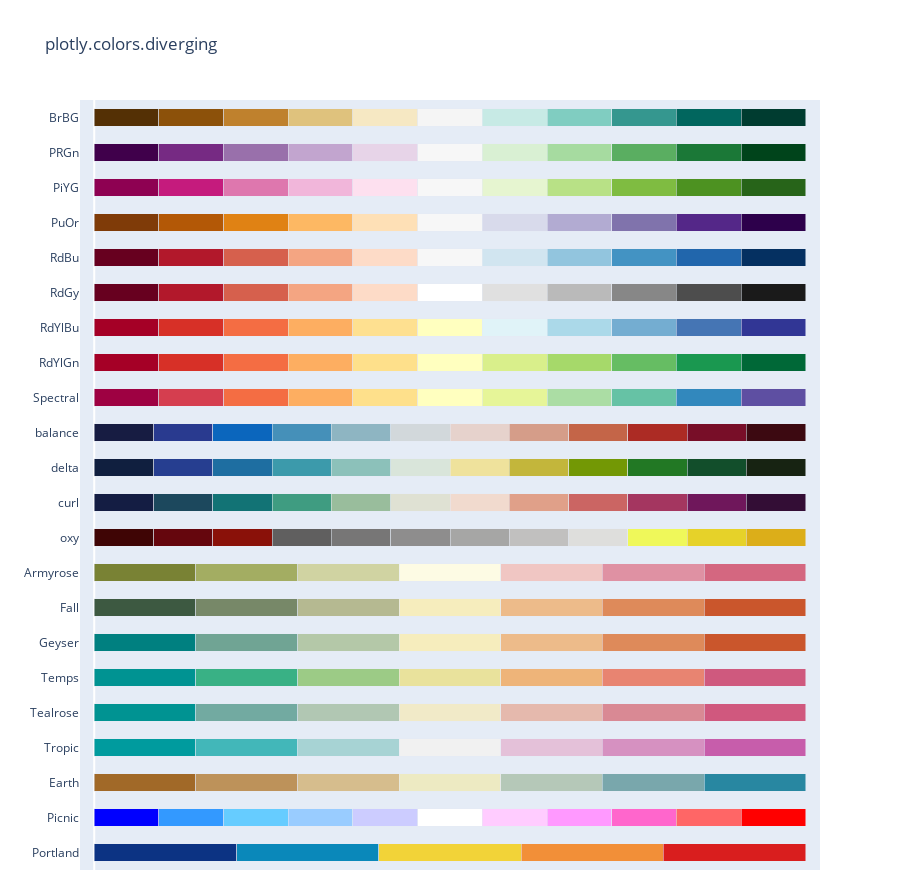

Notebook code for this chart:
### Code cell
# 显示示例颜色
#px.colors.carto.swatches()# 浅色调渐变型
# px.colors.cmocean.swatches()# 全色调渐变型
# px.colors.colorbrewer.swatches()# 全色调区分型
#px.colors.cyclical.swatches()# 全色调区分型
px.colors.diverging.swatches()# 中点过渡区分型
#px.colors.qualitative.swatches()# 无顺序区分型
#px.colors.sequential.swatches()# 顺序区分型

### Figure 1 — Plotly figure (JSON) as saved in the notebook; plotly's stock layout.template omitted (floating-point values rounded to 4 significant figures)
{"data": [{"customdata": [0, 1, 2, 3, 4], "hovertemplate": "%{y}[%{customdata}] = %{marker.color}<extra></extra>", "marker": {"color": ["rgb(12,51,131)", "rgb(10,136,186)", "rgb(242,211,56)", "rgb(242,143,56)", "rgb(217,30,30)"]}, "orientation": "h", "type": "bar", "x": [1, 1, 1, 1, 1], "y": ["Portland", "Portland", "Portland", "Portland", "Portland"]}, {"customdata": [0, 1, 2, 3, 4, 5, 6, 7, 8, 9, 10], "hovertemplate": "%{y}[%{customdata}] = %{marker.color}<extra></extra>", "marker": {"color": ["rgb(0,0,255)", "rgb(51,153,255)", "rgb(102,204,255)", "rgb(153,204,255)", "rgb(204,204,255)", "rgb(255,255,255)", "rgb(255,204,255)", "rgb(255,153,255)", "rgb(255,102,204)", "rgb(255,102,102)", "rgb(255,0,0)"]}, "orientation": "h", "type": "bar", "x": [1, 1, 1, 1, 1, 1, 1, 1, 1, 1, 1], "y": ["Picnic", "Picnic", "Picnic", "Picnic", "Picnic", "Picnic", "Picnic", "Picnic", "Picnic", "Picnic", "Picnic"]}, {"customdata": [0, 1, 2, 3, 4, 5, 6], "hovertemplate": "%{y}[%{customdata}] = %{marker.color}<extra></extra>", "marker": {"color": ["rgb(161, 105, 40)", "rgb(189, 146, 90)", "rgb(214, 189, 141)", "rgb(237, 234, 194)", "rgb(181, 200, 184)", "rgb(121, 167, 172)", "rgb(40, 135, 161)"]}, "orientation": "h", "type": "bar", "x": [1, 1, 1, 1, 1, 1, 1], "y": ["Earth", "Earth", "Earth", "Earth", "Earth", "Earth", "Earth"]}, {"customdata": [0, 1, 2, 3, 4, 5, 6], "hovertemplate": "%{y}[%{customdata}] = %{marker.color}<extra></extra>", "marker": {"color": ["rgb(0, 155, 158)", "rgb(66, 183, 185)", "rgb(167, 211, 212)", "rgb(241, 241, 241)", "rgb(228, 193, 217)", "rgb(214, 145, 193)", "rgb(199, 93, 171)"]}, "orientation": "h", "type": "bar", "x": [1, 1, 1, 1, 1, 1, 1], "y": ["Tropic", "Tropic", "Tropic", "Tropic", "Tropic", "Tropic", "Tropic"]}, {"customdata": [0, 1, 2, 3, 4, 5, 6], "hovertemplate": "%{y}[%{customdata}] = %{marker.color}<extra></extra>", "marker": {"color": ["rgb(0, 147, 146)", "rgb(114, 170, 161)", "rgb(177, 199, 179)", "rgb(241, 234, 200)", "rgb(229, 185, 173)", "rgb(217, 137, 148)", "rgb(208, 88, 126)"]}, "orientation": "h", "type": "bar", "x": [1, 1, 1, 1, 1, 1, 1], "y": ["Tealrose", "Tealrose", "Tealrose", "Tealrose", "Tealrose", "Tealrose", "Tealrose"]}, {"customdata": [0, 1, 2, 3, 4, 5, 6], "hovertemplate": "%{y}[%{customdata}] = %{marker.color}<extra></extra>", "marker": {"color": ["rgb(0, 147, 146)", "rgb(57, 177, 133)", "rgb(156, 203, 134)", "rgb(233, 226, 156)", "rgb(238, 180, 121)", "rgb(232, 132, 113)", "rgb(207, 89, 126)"]}, "orientation": "h", "type": "bar", "x": [1, 1, 1, 1, 1, 1, 1], "y": ["Temps", "Temps", "Temps", "Temps", "Temps", "Temps", "Temps"]}, {"customdata": [0, 1, 2, 3, 4, 5, 6], "hovertemplate": "%{y}[%{customdata}] = %{marker.color}<extra></extra>", "marker": {"color": ["rgb(0, 128, 128)", "rgb(112, 164, 148)", "rgb(180, 200, 168)", "rgb(246, 237, 189)", "rgb(237, 187, 138)", "rgb(222, 138, 90)", "rgb(202, 86, 44)"]}, "orientation": "h", "type": "bar", "x": [1, 1, 1, 1, 1, 1, 1], "y": ["Geyser", "Geyser", "Geyser", "Geyser", "Geyser", "Geyser", "Geyser"]}, {"customdata": [0, 1, 2, 3, 4, 5, 6], "hovertemplate": "%{y}[%{customdata}] = %{marker.color}<extra></extra>", "marker": {"color": ["rgb(61, 89, 65)", "rgb(119, 136, 104)", "rgb(181, 185, 145)", "rgb(246, 237, 189)", "rgb(237, 187, 138)", "rgb(222, 138, 90)", "rgb(202, 86, 44)"]}, "orientation": "h", "type": "bar", "x": [1, 1, 1, 1, 1, 1, 1], "y": ["Fall", "Fall", "Fall", "Fall", "Fall", "Fall", "Fall"]}, {"customdata": [0, 1, 2, 3, 4, 5, 6], "hovertemplate": "%{y}[%{customdata}] = %{marker.color}<extra></extra>", "marker": {"color": ["rgb(121, 130, 52)", "rgb(163, 173, 98)", "rgb(208, 211, 162)", "rgb(253, 251, 228)", "rgb(240, 198, 195)", "rgb(223, 145, 163)", "rgb(212, 103, 128)"]}, "orientation": "h", "type": "bar", "x": [1, 1, 1, 1, 1, 1, 1], "y": ["Armyrose", "Armyrose", "Armyrose", "Armyrose", "Armyrose", "Armyrose", "Armyrose"]}, {"customdata": [0, 1, 2, 3, 4, 5, 6, 7, 8, 9, 10, 11], "hovertemplate": "%{y}[%{customdata}] = %{marker.color}<extra></extra>", "marker": {"color": ["rgb(63, 5, 5)", "rgb(101, 6, 13)", "rgb(138, 17, 9)", "rgb(96, 95, 95)", "rgb(119, 118, 118)", "rgb(142, 141, 141)", "rgb(166, 166, 165)", "rgb(193, 192, 191)", "rgb(222, 222, 220)", "rgb(239, 248, 90)", "rgb(230, 210, 41)", "rgb(220, 174, 25)"]}, "orientation": "h", "type": "bar", "x": [1, 1, 1, 1, 1, 1, 1, 1, 1, 1, 1, 1], "y": ["oxy", "oxy", "oxy", "oxy", "oxy", "oxy", "oxy", "oxy", "oxy", "oxy", "oxy", "oxy"]}, {"customdata": [0, 1, 2, 3, 4, 5, 6, 7, 8, 9, 10, 11], "hovertemplate": "%{y}[%{customdata}] = %{marker.color}<extra></extra>", "marker": {"color": ["rgb(20, 29, 67)", "rgb(28, 72, 93)", "rgb(18, 115, 117)", "rgb(63, 156, 129)", "rgb(153, 189, 156)", "rgb(223, 225, 211)", "rgb(241, 218, 206)", "rgb(224, 160, 137)", "rgb(203, 101, 99)", "rgb(164, 54, 96)", "rgb(111, 23, 91)", "rgb(51, 13, 53)"]}, "orientation": "h", "type": "bar", "x": [1, 1, 1, 1, 1, 1, 1, 1, 1, 1, 1, 1], "y": ["curl", "curl", "curl", "curl", "curl", "curl", "curl", "curl", "curl", "curl", "curl", "curl"]}, {"customdata": [0, 1, 2, 3, 4, 5, 6, 7, 8, 9, 10, 11], "hovertemplate": "%{y}[%{customdata}] = %{marker.color}<extra></extra>", "marker": {"color": ["rgb(16, 31, 63)", "rgb(38, 62, 144)", "rgb(30, 110, 161)", "rgb(60, 154, 171)", "rgb(140, 193, 186)", "rgb(217, 229, 218)", "rgb(239, 226, 156)", "rgb(195, 182, 59)", "rgb(115, 152, 5)", "rgb(34, 120, 36)", "rgb(18, 78, 43)", "rgb(23, 35, 18)"]}, "orientation": "h", "type": "bar", "x": [1, 1, 1, 1, 1, 1, 1, 1, 1, 1, 1, 1], "y": ["delta", "delta", "delta", "delta", "delta", "delta", "delta", "delta", "delta", "delta", "delta", "delta"]}, {"customdata": [0, 1, 2, 3, 4, 5, 6, 7, 8, 9, 10, 11], "hovertemplate": "%{y}[%{customdata}] = %{marker.color}<extra></extra>", "marker": {"color": ["rgb(23, 28, 66)", "rgb(41, 58, 143)", "rgb(11, 102, 189)", "rgb(69, 144, 185)", "rgb(142, 181, 194)", "rgb(210, 216, 219)", "rgb(230, 210, 204)", "rgb(213, 157, 137)", "rgb(196, 101, 72)", "rgb(172, 43, 36)", "rgb(120, 14, 40)", "rgb(60, 9, 17)"]}, "orientation": "h", "type": "bar", "x": [1, 1, 1, 1, 1, 1, 1, 1, 1, 1, 1, 1], "y": ["balance", "balance", "balance", "balance", "balance", "balance", "balance", "balance", "balance", "balance", "balance", "balance"]}, {"customdata": [0, 1, 2, 3, 4, 5, 6, 7, 8, 9, 10], "hovertemplate": "%{y}[%{customdata}] = %{marker.color}<extra></extra>", "marker": {"color": ["rgb(158,1,66)", "rgb(213,62,79)", "rgb(244,109,67)", "rgb(253,174,97)", "rgb(254,224,139)", "rgb(255,255,191)", "rgb(230,245,152)", "rgb(171,221,164)", "rgb(102,194,165)", "rgb(50,136,189)", "rgb(94,79,162)"]}, "orientation": "h", "type": "bar", "x": [1, 1, 1, 1, 1, 1, 1, 1, 1, 1, 1], "y": ["Spectral", "Spectral", "Spectral", "Spectral", "Spectral", "Spectral", "Spectral", "Spectral", "Spectral", "Spectral", "Spectral"]}, {"customdata": [0, 1, 2, 3, 4, 5, 6, 7, 8, 9, 10], "hovertemplate": "%{y}[%{customdata}] = %{marker.color}<extra></extra>", "marker": {"color": ["rgb(165,0,38)", "rgb(215,48,39)", "rgb(244,109,67)", "rgb(253,174,97)", "rgb(254,224,139)", "rgb(255,255,191)", "rgb(217,239,139)", "rgb(166,217,106)", "rgb(102,189,99)", "rgb(26,152,80)", "rgb(0,104,55)"]}, "orientation": "h", "type": "bar", "x": [1, 1, 1, 1, 1, 1, 1, 1, 1, 1, 1], "y": ["RdYlGn", "RdYlGn", "RdYlGn", "RdYlGn", "RdYlGn", "RdYlGn", "RdYlGn", "RdYlGn", "RdYlGn", "RdYlGn", "RdYlGn"]}, {"customdata": [0, 1, 2, 3, 4, 5, 6, 7, 8, 9, 10], "hovertemplate": "%{y}[%{customdata}] = %{marker.color}<extra></extra>", "marker": {"color": ["rgb(165,0,38)", "rgb(215,48,39)", "rgb(244,109,67)", "rgb(253,174,97)", "rgb(254,224,144)", "rgb(255,255,191)", "rgb(224,243,248)", "rgb(171,217,233)", "rgb(116,173,209)", "rgb(69,117,180)", "rgb(49,54,149)"]}, "orientation": "h", "type": "bar", "x": [1, 1, 1, 1, 1, 1, 1, 1, 1, 1, 1], "y": ["RdYlBu", "RdYlBu", "RdYlBu", "RdYlBu", "RdYlBu", "RdYlBu", "RdYlBu", "RdYlBu", "RdYlBu", "RdYlBu", "RdYlBu"]}, {"customdata": [0, 1, 2, 3, 4, 5, 6, 7, 8, 9, 10], "hovertemplate": "%{y}[%{customdata}] = %{marker.color}<extra></extra>", "marker": {"color": ["rgb(103,0,31)", "rgb(178,24,43)", "rgb(214,96,77)", "rgb(244,165,130)", "rgb(253,219,199)", "rgb(255,255,255)", "rgb(224,224,224)", "rgb(186,186,186)", "rgb(135,135,135)", "rgb(77,77,77)", "rgb(26,26,26)"]}, "orientation": "h", "type": "bar", "x": [1, 1, 1, 1, 1, 1, 1, 1, 1, 1, 1], "y": ["RdGy", "RdGy", "RdGy", "RdGy", "RdGy", "RdGy", "RdGy", "RdGy", "RdGy", "RdGy", "RdGy"]}, {"customdata": [0, 1, 2, 3, 4, 5, 6, 7, 8, 9, 10], "hovertemplate": "%{y}[%{customdata}] = %{marker.color}<extra></extra>", "marker": {"color": ["rgb(103,0,31)", "rgb(178,24,43)", "rgb(214,96,77)", "rgb(244,165,130)", "rgb(253,219,199)", "rgb(247,247,247)", "rgb(209,229,240)", "rgb(146,197,222)", "rgb(67,147,195)", "rgb(33,102,172)", "rgb(5,48,97)"]}, "orientation": "h", "type": "bar", "x": [1, 1, 1, 1, 1, 1, 1, 1, 1, 1, 1], "y": ["RdBu", "RdBu", "RdBu", "RdBu", "RdBu", "RdBu", "RdBu", "RdBu", "RdBu", "RdBu", "RdBu"]}, {"customdata": [0, 1, 2, 3, 4, 5, 6, 7, 8, 9, 10], "hovertemplate": "%{y}[%{customdata}] = %{marker.color}<extra></extra>", "marker": {"color": ["rgb(127,59,8)", "rgb(179,88,6)", "rgb(224,130,20)", "rgb(253,184,99)", "rgb(254,224,182)", "rgb(247,247,247)", "rgb(216,218,235)", "rgb(178,171,210)", "rgb(128,115,172)", "rgb(84,39,136)", "rgb(45,0,75)"]}, "orientation": "h", "type": "bar", "x": [1, 1, 1, 1, 1, 1, 1, 1, 1, 1, 1], "y": ["PuOr", "PuOr", "PuOr", "PuOr", "PuOr", "PuOr", "PuOr", "PuOr", "PuOr", "PuOr", "PuOr"]}, {"customdata": [0, 1, 2, 3, 4, 5, 6, 7, 8, 9, 10], "hovertemplate": "%{y}[%{customdata}] = %{marker.color}<extra></extra>", "marker": {"color": ["rgb(142,1,82)", "rgb(197,27,125)", "rgb(222,119,174)", "rgb(241,182,218)", "rgb(253,224,239)", "rgb(247,247,247)", "rgb(230,245,208)", "rgb(184,225,134)", "rgb(127,188,65)", "rgb(77,146,33)", "rgb(39,100,25)"]}, "orientation": "h", "type": "bar", "x": [1, 1, 1, 1, 1, 1, 1, 1, 1, 1, 1], "y": ["PiYG", "PiYG", "PiYG", "PiYG", "PiYG", "PiYG", "PiYG", "PiYG", "PiYG", "PiYG", "PiYG"]}, {"customdata": [0, 1, 2, 3, 4, 5, 6, 7, 8, 9, 10], "hovertemplate": "%{y}[%{customdata}] = %{marker.color}<extra></extra>", "marker": {"color": ["rgb(64,0,75)", "rgb(118,42,131)", "rgb(153,112,171)", "rgb(194,165,207)", "rgb(231,212,232)", "rgb(247,247,247)", "rgb(217,240,211)", "rgb(166,219,160)", "rgb(90,174,97)", "rgb(27,120,55)", "rgb(0,68,27)"]}, "orientation": "h", "type": "bar", "x": [1, 1, 1, 1, 1, 1, 1, 1, 1, 1, 1], "y": ["PRGn", "PRGn", "PRGn", "PRGn", "PRGn", "PRGn", "PRGn", "PRGn", "PRGn", "PRGn", "PRGn"]}, {"customdata": [0, 1, 2, 3, 4, 5, 6, 7, 8, 9, 10], "hovertemplate": "%{y}[%{customdata}] = %{marker.color}<extra></extra>", "marker": {"color": ["rgb(84,48,5)", "rgb(140,81,10)", "rgb(191,129,45)", "rgb(223,194,125)", "rgb(246,232,195)", "rgb(245,245,245)", "rgb(199,234,229)", "rgb(128,205,193)", "rgb(53,151,143)", "rgb(1,102,94)", "rgb(0,60,48)"]}, "orientation": "h", "type": "bar", "x": [1, 1, 1, 1, 1, 1, 1, 1, 1, 1, 1], "y": ["BrBG", "BrBG", "BrBG", "BrBG", "BrBG", "BrBG", "BrBG", "BrBG", "BrBG", "BrBG", "BrBG"]}], "layout": {"bargap": 0.5, "barmode": "stack", "barnorm": "fraction", "height": 880, "margin": {"b": 10}, "showlegend": false, "title": {"text": "plotly.colors.diverging"}, "xaxis": {"range": [-0.02, 1.02], "showgrid": false, "showticklabels": false}}}
